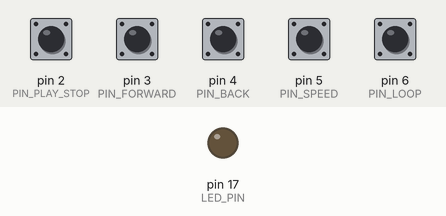
Simulated run of this program. Board: SparkFun Pro Micro, built with avr-gcc and run on an emulated ATmega32U4. On the bench: output pins drawn as LEDs (lit = HIGH). Dashed ring = blinking. The test bench sets the inputs (shaded band); at power-on: pin 2 (PIN_PLAY_STOP), pin 3 (PIN_FORWARD), pin 4 (PIN_BACK), pin 5 (PIN_SPEED), pin 6 (PIN_LOOP) HIGH. USB keyboard and mouse output is not drawn.

Above: at 1.2 s.
1.3 s: pin 2 (PIN_PLAY_STOP) pulsed LOW 5 times (0.12 s each, 0.3 s apart)
At 1.8 s:
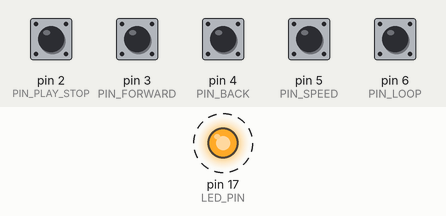
4.3 s: pin 2 (PIN_PLAY_STOP) pulled LOW for 0.15 s
At 5.2 s:
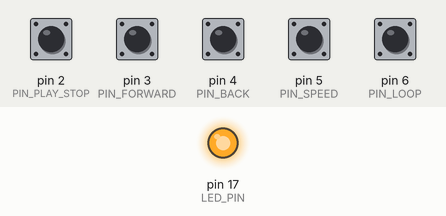
5.9 s: pin 2 (PIN_PLAY_STOP) pulled LOW for 1 s
At 6.4 s:
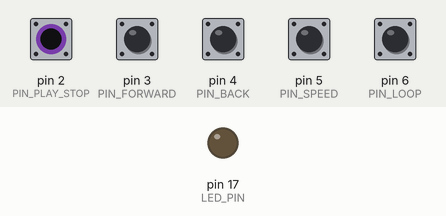
Timing chart, 0 to 8.9 s (numbered marks = the images above; inputs shaded):
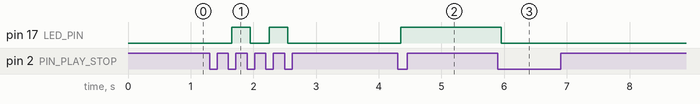

The program:

main.cpp
```cpp
#include <Arduino.h>
#include <Keyboard.h>

#define PIN_PLAY_STOP 2
#define PIN_FORWARD   3
#define PIN_BACK      4
#define PIN_SPEED     5
#define PIN_LOOP      6
#define LED_PIN         17

#define PLAY_BIT        (0x01)
#define FORWARD_BIT     (0x02)
#define BACK_BIT        (0x04)
#define SPEED_BIT       (0x08)
#define LOOP_BIT        (0x10)

#define PLAY_KEYCODE    ('Q')
#define FORWARD_KEYCODE ('U')
#define BACK_KEYCODE    ('E')
#define SPEED_KEYCODE   ('R')
#define LOOP_KEYCODE    ('T')

int ledState = HIGH;
int lastButtonState = 0;
int buttonState;

boolean playWasPressed = false;
boolean forwardWasPressed = false;
boolean backWasPressed = false;
boolean speedWasPressed = false;
boolean loopWasPressed = false;

unsigned long lastDebounceTime = 0;
unsigned long debounceDelay = 50;

void setup() {
  pinMode(PIN_PLAY_STOP, INPUT_PULLUP);
  pinMode(PIN_FORWARD, INPUT_PULLUP);
  pinMode(PIN_BACK, INPUT_PULLUP);
  pinMode(PIN_SPEED, INPUT_PULLUP);
  pinMode(PIN_LOOP, INPUT_PULLUP);
  pinMode(LED_PIN, OUTPUT);
  TXLED0;
  Keyboard.begin();
}

int readPins() {
   int play = digitalRead(PIN_PLAY_STOP);
   int forward = digitalRead(PIN_FORWARD);
   int back = digitalRead(PIN_BACK);
   int speed = digitalRead(PIN_SPEED);
   int loop = digitalRead(PIN_LOOP);
   return ~(play | (forward << 1) | (back << 2) | (speed << 3) | (loop << 4));
}

void toggleLed() {
   ledState = !ledState;
   digitalWrite(LED_PIN, ledState);
}

void sendKeyPress(uint8_t key) {
   toggleLed();
   Keyboard.write(key);
}

void loop() {

   int reading = readPins();

   if (reading != lastButtonState) {
      lastDebounceTime = millis();
   }

   if ((millis() - lastDebounceTime) > debounceDelay) {
      if (reading != buttonState) {
         buttonState = reading;

         boolean playpressed = (reading & PLAY_BIT) == PLAY_BIT;
         if (playpressed && !playWasPressed) {
            playWasPressed = true;
            sendKeyPress(PLAY_KEYCODE);
         } else {
            playWasPressed = false;
         }

         boolean forwardPressed = (reading & FORWARD_BIT) == FORWARD_BIT;
         if (forwardPressed && !forwardWasPressed) {
            forwardWasPressed = true;
            sendKeyPress(FORWARD_KEYCODE);
         } else {
            forwardWasPressed = false;
         }

         boolean backPressed = (reading & BACK_BIT) == BACK_BIT;
         if (backPressed && !backWasPressed) {
            backWasPressed = true;
            sendKeyPress(BACK_KEYCODE);
         } else {
            backWasPressed = false;
         }

         boolean speedPressed = (reading & SPEED_BIT) == SPEED_BIT;
         if (speedPressed && !speedWasPressed) {
            speedWasPressed = true;
            sendKeyPress(SPEED_KEYCODE);
         } else {
            speedWasPressed = false;
         }

         boolean loopPressed = (reading & LOOP_BIT) == LOOP_BIT;
         if (loopPressed && !loopWasPressed) {
            loopWasPressed = true;
            sendKeyPress(LOOP_KEYCODE);
         } else {
            loopWasPressed = false;
         }
      }
   }

   lastButtonState = reading;
}
```

Measured:
- after the input at 1.3 s, pin 17 (LED_PIN): alternates HIGH for 0.30 s and LOW for 0.30 s, 4 changes in all, then stays LOW, starting after 0.35 s
- after the input at 4.3 s, pin 17 (LED_PIN): LOW → HIGH after 0.05 s
- after the input at 5.9 s, pin 17 (LED_PIN): HIGH → LOW after 0.05 s
